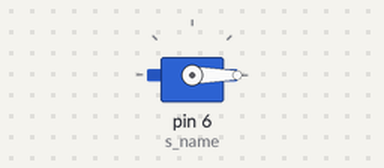
Simulated run of this sketch. Board: Arduino Uno, built with avr-gcc and run on an emulated ATmega328P. On the bench: servo.

Above: at 0.1 s.
At 19.1 s:
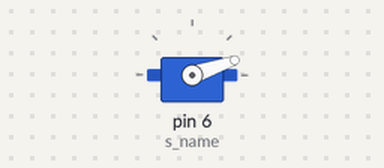
At 39.1 s:
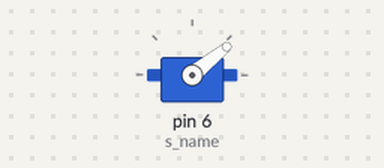
Timing chart, 0 to 40.0 s (numbered marks = the images above):
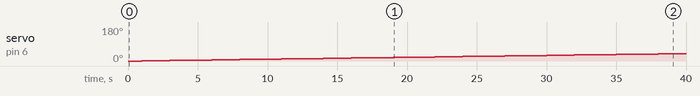

The sketch:

soil_moisture.ino
```cpp
#include <Servo.h>
Servo s_name;
int s=0;
void setup()
{
   s_name.attach(6);

}

void loop()
{

  for(s=0;s<=360;s++)
  {
    s_name.write(s);
    delay(1000);
  }
  for(s=360;s>=0;s--)
  {
    s_name.write(s);
    delay(1000);
  }
}
```

Measured:
- by itself, servo on pin 6 (s_name): moves from 0° to 39° over 38.0 s
